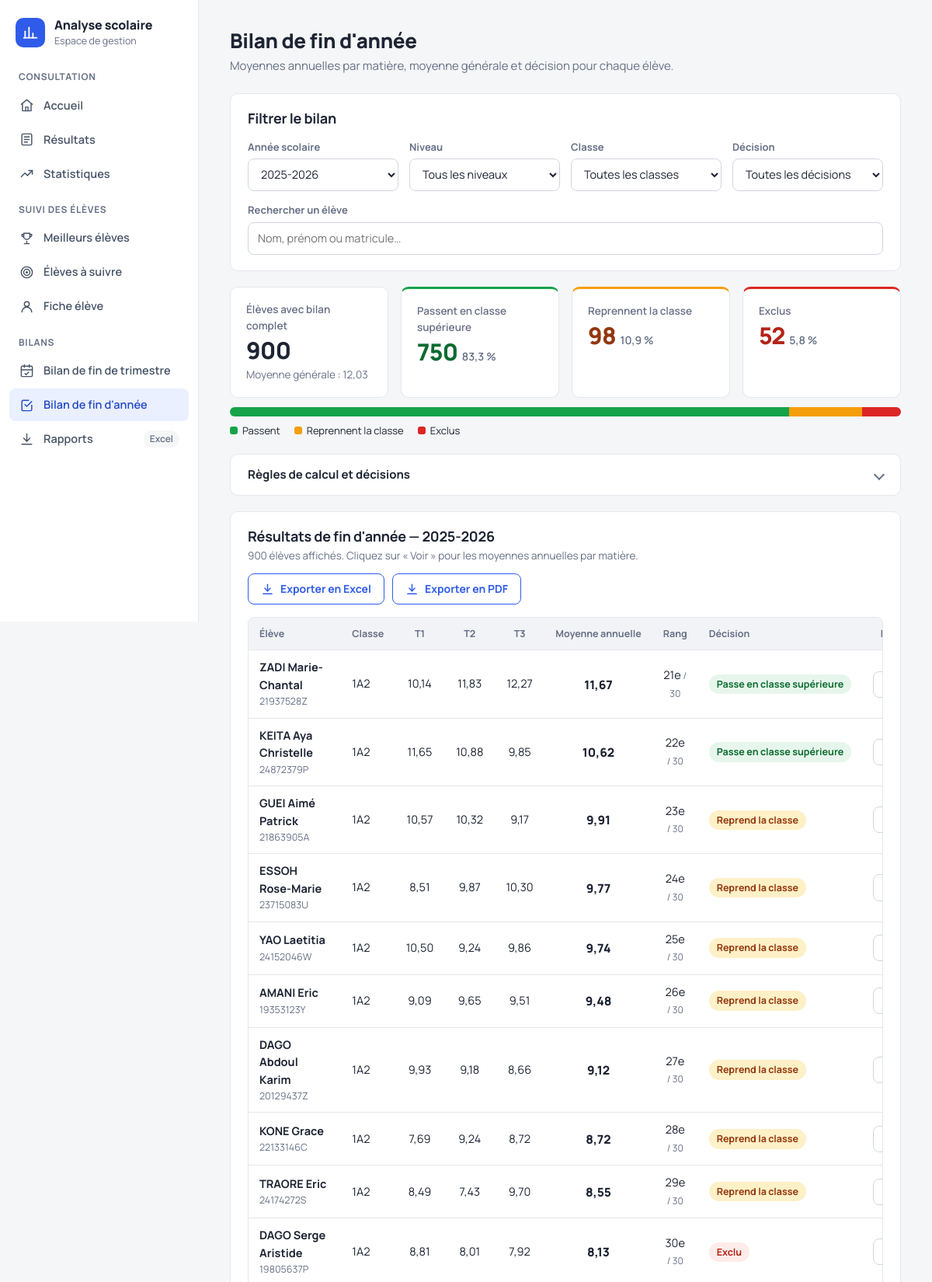
/bilan-annuel/?page=2 (upper part), run on the app's committed database.
### analyse/models.py (models this page shows, shortened)
class AnneeScolaire(models.Model):
    nom = models.CharField(max_length=20, unique=True)

class Eleve(models.Model):
    GENRE_CHOICES = [
        ("M", "Masculin"),
        ("F", "Féminin"),
    ]
    matricule = models.CharField(
        max_length=50,
        unique=True
    )
    nom = models.CharField(max_length=100)
    prenoms = models.CharField(max_length=150)
    genre = models.CharField(
        max_length=1,
        choices=GENRE_CHOICES,
        blank=True
    )
    date_naissance = models.DateField(
        null=True,
        blank=True
    )
    nationalite = models.CharField(
        max_length=100,
        blank=True
    )
    redoublant = models.BooleanField(
        default=False
    )
    statut = models.CharField(
        max_length=100,
        blank=True
    )

class Classe(models.Model):
    nom = models.CharField(max_length=100)
    niveau = models.CharField(max_length=100, blank=True)

### analyse/views.py (the view)
def bilan_annuel(request):
    donnees = _donnees_bilan(request.GET)
    if donnees["indisponible"]:
        return render(request, "analyse/bilan_annuel.html", donnees)
    page = Paginator(donnees["lignes"], 50).get_page(request.GET.get("page"))
    parametres = request.GET.copy()
    parametres.pop("page", None)
    contexte = dict(donnees)
    del contexte["lignes"]
    contexte.update({
        "decisions": DECISIONS,
        "page": page,
        "nombre_filtre": len(donnees["lignes"]),
        "querystring": parametres.urlencode(),
        "seuil_passage": SEUIL_PASSAGE,
        "seuil_redoublement": SEUIL_REDOUBLEMENT,
    })
    return render(request, "analyse/bilan_annuel.html", contexte)

### analyse/views.py (called while the page is built)
def render(request, template_name, contexte=None, *args, **kwargs):
    contexte = dict(contexte or {})
    contexte.setdefault("bilan_disponible", bool(_ids_annees_completes()))
    return _render_django(request, template_name, contexte, *args, **kwargs)

def _normaliser(texte):
    texte = texte or ""
    texte = unicodedata.normalize("NFKD", texte)
    texte = texte.encode("ascii", "ignore").decode("ascii")
    return texte.lower().strip()

def _info_tri_niveau(niveau):
    n = _normaliser(niveau)
    college = re.match(r"^([3-6])\s*e", n)
    if college:
        chiffre = int(college.group(1))
        return "1er", (0, -chiffre, "")
    prefixes_lycee = [
        ("seconde", 0),
        ("2nde", 0),
        ("2de", 0),
        ("2e", 0),
        ("premiere", 1),
        ("1ere", 1),
        ("1re", 1),
        ("1e", 1),
        ("terminale", 2),
        ("tle", 2),
        ("term", 2),
    ]
    for prefixe, rang in prefixes_lycee:
        if n.startswith(prefixe):
            section = n[len(prefixe):].strip().upper()
            return "2nd", (1, rang, section)
    return "2nd", (2, 0, n)

def _decimal(valeur):
    return Decimal(str(valeur))

def _moyenne_classee(resultat):
    if resultat is None:
        return None
    moyenne = resultat.moyenne_trimestrielle
    if moyenne is None or moyenne == 0:
        return None
    return _decimal(moyenne)

def _ids_annees_completes():
    lignes = (
        Resultat.objects
        .filter(trimestre__in=ORDRE_TRIMESTRES, moyenne_trimestrielle__gt=0)
        .order_by()
        .values("annee_scolaire_id")
        .annotate(nb=Count("trimestre", distinct=True))
        .filter(nb=len(ORDRE_TRIMESTRES))
    )
    return [ligne["annee_scolaire_id"] for ligne in lignes]

def annees_bilan_disponibles():
    ids = _ids_annees_completes()
    if not ids:
        return []
    return list(AnneeScolaire.objects.filter(id__in=ids).order_by("-nom"))

def _moyenne_ponderee(valeurs_par_trimestre):
    total = Decimal("0")
    poids = 0
    for trim, coefficient in COEFFICIENTS_TRIMESTRES.items():
        valeur = valeurs_par_trimestre.get(trim)
        if valeur is None:
            continue
        total += _decimal(valeur) * coefficient
        poids += coefficient
    if poids == 0:
        return None
    return (total / poids).quantize(Decimal("0.01"), rounding=ROUND_HALF_UP)

### analyse/templates/analyse/bilan_annuel.html (shortened to what this page needs)
{% extends "base.html" %}
{% block content %}
<div class="dash">
    <header class="dash-header">
        <div>
            <h1>Bilan de fin d'année</h1>
            <p class="dash-subtitle">Moyennes annuelles par matière, moyenne générale et décision pour chaque élève.</p>
        </div>
    </header>
{% if indisponible %}
    <!-- =========================
         BILAN INDISPONIBLE
    ========================= -->
    <section class="panel waiting" aria-labelledby="titre-attente">
        <h2 id="titre-attente">Le bilan n'est pas encore disponible</h2>
        <p>
            Il se calcule lorsque les moyennes des trois trimestres sont enregistrées.
            Importez les résultats manquants depuis l'accueil.
        </p>
        {% if annee_en_attente %}
            <p>
                Année <strong>{{ annee_en_attente.annee.nom }}</strong> :
                {% if annee_en_attente.manquants %}il manque {{ annee_en_attente.manquants|join:", " }}.{% endif %}
            </p>
            <div class="steps" aria-label="Trimestres enregistrés">
                {% for t in annee_en_attente.presents %}
                    <span class="step done">{{ t }} enregistré</span>
                {% endfor %}
                {% for t in annee_en_attente.manquants %}
                    <span class="step">{{ t }} manquant</span>
                {% endfor %}
            </div>
        {% else %}
            <p>Aucun résultat n'est encore enregistré.</p>
        {% endif %}
        <a href="{% url 'dashboard' %}" class="btn btn-primary">Aller à l'accueil pour importer</a>
    </section>
{% else %}
    <section class="panel filters-panel" aria-labelledby="titre-filtres">
        <div class="panel-head">
            <h2 id="titre-filtres">Filtrer le bilan</h2>
        </div>
        <form method="get" id="filterForm" class="filters-form" role="search">
            <div>
                <label for="annee">Année scolaire</label>
                <select name="annee" id="annee">
                    {% for a in annees %}
                        <option value="{{ a.id }}" {% if a.id == annee.id %}selected{% endif %}>{{ a.nom }}</option>
                    {% endfor %}
                </select>
            </div>
            <div>
                <label for="niveau">Niveau</label>
                <select name="niveau" id="niveau">
                    <option value="">Tous les niveaux</option>
                </select>
            </div>
            <div>
                <label for="classe">Classe</label>
                <select name="classe" id="classe">
                    <option value="">Toutes les classes</option>
                </select>
            </div>
            <div>
                <label for="decision">Décision</label>
                <select name="decision" id="decision">
                    <option value="">Toutes les décisions</option>
                </select>
            </div>
            <div class="field-search">
                <label for="recherche">Rechercher un élève</label>
                <input type="search" name="recherche" id="recherche" value="{{ recherche }}" placeholder="Nom, prénom ou matricule…" autocomplete="off">
            </div>
        </form>
    </section>
    <section class="kpis" aria-label="Synthèse du bilan">
        <div class="kpi">
            <p class="kpi-label">Élèves avec bilan complet</p>
            <p class="kpi-value">{{ synthese.total }}</p>
            <p class="kpi-sub">
                {% if pied.moyenne_annuelle is not None %}Moyenne générale : {{ pied.moyenne_annuelle|floatformat:2 }}{% else %}—{% endif %}
            </p>
        </div>
        <div class="kpi is-passe">
            <p class="kpi-label">Passent en classe supérieure</p>
            <p class="kpi-value">{{ synthese.passe }} <small>{{ synthese.passe_pct|floatformat:1 }} %</small></p>
        </div>
        <div class="kpi is-redouble">
            <p class="kpi-label">Reprennent la classe</p>
            <p class="kpi-value">{{ synthese.redouble }} <small>{{ synthese.redouble_pct|floatformat:1 }} %</small></p>
        </div>
        <div class="kpi is-exclu">
            <p class="kpi-label">Exclus</p>
            <p class="kpi-value">{{ synthese.exclu }} <small>{{ synthese.exclu_pct|floatformat:1 }} %</small></p>
        </div>
    </section>
    {% if synthese.total %}
        <div class="share">
            <div class="share-bar" role="img"
                 aria-label="Répartition : {{ synthese.passe_pct|floatformat:1 }} % passent, {{ synthese.redouble_pct|floatformat:1 }} % reprennent la classe, {{ synthese.exclu_pct|floatformat:1 }} % exclus">
                <span style="width: {{ synthese.passe_pct|stringformat:'f' }}%"></span>
                <span style="width: {{ synthese.redouble_pct|stringformat:'f' }}%"></span>
                <span style="width: {{ synthese.exclu_pct|stringformat:'f' }}%"></span>
            </div>
            <ul class="share-legend" aria-hidden="true">
                <li class="l-passe"><span>Passent</span></li>
                <li class="l-redouble"><span>Reprennent la classe</span></li>
                <li class="l-exclu"><span>Exclus</span></li>
            </ul>
        </div>
    {% endif %}
    <details class="fold">
        <summary>Règles de calcul et décisions</summary>
    </details>
    <section class="panel" id="liste-eleves" aria-labelledby="titre-liste">
        <div class="panel-head">
            <div>
                <h2 id="titre-liste">Résultats de fin d'année — {{ annee.nom }}</h2>
                <p class="section-note">
                    {{ nombre_filtre }} élève{{ nombre_filtre|pluralize }} affiché{{ nombre_filtre|pluralize }}.
                    Cliquez sur « Voir » pour les moyennes annuelles par matière.
                </p>
            </div>
            {% if page.object_list %}
                <div class="table-actions">
                    <a class="btn btn-secondary" href="{% url 'export_bilan_annuel_excel' %}?{{ querystring }}">
                        <svg viewBox="0 0 24 24" aria-hidden="true"><path d="M12 3v12"/><path d="m7 10 5 5 5-5"/><path d="M4 20h16"/></svg>
                        Exporter en Excel
                    </a>
                    <a class="btn btn-secondary" href="{% url 'export_bilan_annuel_pdf' %}?{{ querystring }}">
                        <svg viewBox="0 0 24 24" aria-hidden="true"><path d="M12 3v12"/><path d="m7 10 5 5 5-5"/><path d="M4 20h16"/></svg>
                        Exporter en PDF
                    </a>
                </div>
            {% endif %}
        </div>
        {% if page.object_list %}
            <div class="table-wrapper">
                <table class="classement-table">
                    <thead>
                        <tr>
                            <th scope="col" class="col-eleve">Élève</th>
                            <th scope="col">Classe</th>
                            <th scope="col" class="col-num">T1</th>
                            <th scope="col" class="col-num">T2</th>
                            <th scope="col" class="col-num">T3</th>
                            <th scope="col" class="col-num">Moyenne annuelle</th>
                            <th scope="col" class="col-num">Rang</th>
                            <th scope="col">Décision</th>
                            <th scope="col" class="col-num">Matières</th>
                        </tr>
                    </thead>
                    <tbody>
                        {% for l in page.object_list %}
                            <tr class="row-main">
                                <th scope="row">
                                    <a class="eleve-link" href="{% url 'fiche_eleve' %}?eleve={{ l.eleve.id }}&amp;annee={{ annee.id }}"
                                       title="Ouvrir la fiche de {{ l.eleve.nom }} {{ l.eleve.prenoms }}">
                                        <div class="eleve-nom">{{ l.eleve.nom }} {{ l.eleve.prenoms }}</div>
                                        <div class="eleve-matricule">{{ l.eleve.matricule }}</div>
                                    </a>
                                </th>
                                <td>{{ l.classe.nom }}</td>
                                {% for m in l.moyennes %}
                                    <td class="col-num {% if m < seuil_passage %}low-average{% endif %}">{{ m|floatformat:2 }}</td>
                                {% endfor %}
                                <td class="col-num moyenne-annuelle {% if l.moyenne_annuelle < seuil_passage %}low-average{% endif %}">{{ l.moyenne_annuelle|floatformat:2 }}</td>
                                <td class="col-num rang-texte">{% if l.rang == 1 %}1er{% else %}{{ l.rang }}e{% endif %} <small>/ {{ l.effectif }}</small></td>
                                <td><span class="decision decision-{{ l.decision }}">{{ l.decision_libelle }}</span></td>
                                <td class="col-num">
                                    <button
                                        type="button"
                                        class="btn-details"
                                        aria-expanded="false"
                                        aria-controls="matieres-{{ forloop.counter }}"
                                        aria-label="Voir les moyennes annuelles par matière de {{ l.eleve.nom }} {{ l.eleve.prenoms }}"
                                    >
                                    </button>
                                </td>
                            </tr>
                        {% endfor %}
                    </tbody>
                </table>
            </div>
        {% else %}
            <p class="empty-muted">Aucun élève ne correspond à ces filtres.</p>
        {% endif %}
    </section>
{% endif %}
</div>
{% endblock %}

### templates/base.html (style rules this page uses)
:root { --bg: #f5f6f8; --surface: #ffffff; --border: #e4e7ec; --border-strong: #d0d5dd; --text: #1d2433; --text-muted: #667085; --accent: #2f5bea; --accent-hover: #2449c7; --accent-soft: #eaf0ff; --radius: 10px; --shadow-sm: 0 1px 2px rgba(16, 24, 40, 0.05); --shadow-md: 0 4px 16px rgba(16, 24, 40, 0.08); --sidebar-width: 256px; --content-max-width: 1440px; --font: "Manrope", system-ui, -apple-system, "Segoe UI", Roboto, Arial, sans-serif; }
* { box-sizing: border-box; }
html, body { margin: 0; padding: 0; }
html { -webkit-text-size-adjust: 100%; }
body { font-family: var(--font); font-size: 15px; line-height: 1.55; background: var(--bg); color: var(--text); -webkit-font-smoothing: antialiased; }
h1, h2, h3 { color: var(--text); letter-spacing: -0.015em; line-height: 1.25; }
h1 { margin-top: 0; margin-bottom: 24px; font-size: 26px; font-weight: 800; }
h2 { margin-top: 0; font-size: 19px; font-weight: 700; }
a { color: var(--accent); }

### data on the page
AnneeScolaire: nom "2025-2026"
Eleve: eleve.nom "ZADI", eleve.prenoms "Marie-Chantal", eleve.matricule "21937528Z", classe.nom "1A2", moyennes "10,14" "11,83" "12,27", moyenne_annuelle "11,67", rang "21", effectif "30", decision_libelle "Passe en classe supérieure"
Eleve: eleve.nom "KEITA", eleve.prenoms "Aya Christelle", eleve.matricule "24872379P", classe.nom "1A2", moyennes "11,65" "10,88" "9,85", moyenne_annuelle "10,62", rang "22", effectif "30", decision_libelle "Passe en classe supérieure"
Eleve: eleve.nom "GUEI", eleve.prenoms "Aimé Patrick", eleve.matricule "21863905A", classe.nom "1A2", moyennes "10,57" "10,32" "9,17", moyenne_annuelle "9,91", rang "23", effectif "30", decision_libelle "Reprend la classe"
Eleve: eleve.nom "ESSOH", eleve.prenoms "Rose-Marie", eleve.matricule "23715083U", classe.nom "1A2", moyennes "8,51" "9,87" "10,30", moyenne_annuelle "9,77", rang "24", effectif "30", decision_libelle "Reprend la classe"
Eleve: eleve.nom "YAO", eleve.prenoms "Laetitia", eleve.matricule "24152046W", classe.nom "1A2", moyennes "10,50" "9,24" "9,86", moyenne_annuelle "9,74", rang "25", effectif "30", decision_libelle "Reprend la classe"
Eleve: eleve.nom "AMANI", eleve.prenoms "Eric", eleve.matricule "19353123Y", classe.nom "1A2", moyennes "9,09" "9,65" "9,51", moyenne_annuelle "9,48", rang "26", effectif "30", decision_libelle "Reprend la classe"
Eleve: eleve.nom "DAGO", eleve.prenoms "Abdoul Karim", eleve.matricule "20129437Z", classe.nom "1A2", moyennes "9,93" "9,18" "8,66", moyenne_annuelle "9,12", rang "27", effectif "30", decision_libelle "Reprend la classe"
Eleve: eleve.nom "KONE", eleve.prenoms "Grace", eleve.matricule "22133146C", classe.nom "1A2", moyennes "7,69" "9,24" "8,72", moyenne_annuelle "8,72", rang "28", effectif "30", decision_libelle "Reprend la classe"
Eleve: eleve.nom "TRAORE", eleve.prenoms "Eric", eleve.matricule "24174272S", classe.nom "1A2", moyennes "8,49" "7,43" "9,70", moyenne_annuelle "8,55", rang "29", effectif "30", decision_libelle "Reprend la classe"
Eleve: eleve.nom "DAGO", eleve.prenoms "Serge Aristide", eleve.matricule "19805637P", classe.nom "1A2", moyennes "8,81" "8,01" "7,92", moyenne_annuelle "8,13", rang "30", effectif "30", decision_libelle "Exclu"

### other printed values
{{ synthese.total }} "900"
{{ pied.moyenne_annuelle|floatformat:2 }} "12,03"
{{ synthese.passe }} "750"
{{ synthese.passe_pct|floatformat:1 }} "83,3"
{{ synthese.redouble }} "98"
{{ synthese.redouble_pct|floatformat:1 }} "10,9"
{{ synthese.exclu }} "52"
{{ synthese.exclu_pct|floatformat:1 }} "5,8"
{{ nombre_filtre }} "900"
form field annee "2025-2026"
